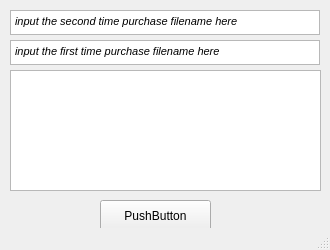
<?xml version="1.0" encoding="UTF-8"?>
<ui version="4.0">
 <class>MainWindow</class>
 <widget class="QMainWindow" name="MainWindow">
  <property name="geometry">
   <rect>
    <x>0</x>
    <y>0</y>
    <width>330</width>
    <height>250</height>
   </rect>
  </property>
  <property name="minimumSize">
   <size>
    <width>330</width>
    <height>250</height>
   </size>
  </property>
  <property name="maximumSize">
   <size>
    <width>330</width>
    <height>251</height>
   </size>
  </property>
  <property name="windowTitle">
   <string>MainWindow</string>
  </property>
  <widget class="QWidget" name="centralwidget">
   <property name="minimumSize">
    <size>
     <width>330</width>
     <height>190</height>
    </size>
   </property>
   <property name="maximumSize">
    <size>
     <width>330</width>
     <height>250</height>
    </size>
   </property>
   <widget class="QTextEdit" name="textEdit">
    <property name="geometry">
     <rect>
      <x>10</x>
      <y>10</y>
      <width>310</width>
      <height>25</height>
     </rect>
    </property>
    <property name="html">
     <string>&lt;!DOCTYPE HTML PUBLIC &quot;-//W3C//DTD HTML 4.0//EN&quot; &quot;http://www.w3.org/TR/REC-html40/strict.dtd&quot;&gt;
&lt;html&gt;&lt;head&gt;&lt;meta name=&quot;qrichtext&quot; content=&quot;1&quot; /&gt;&lt;style type=&quot;text/css&quot;&gt;
p, li { white-space: pre-wrap; }
&lt;/style&gt;&lt;/head&gt;&lt;body style=&quot; font-family:'MS Shell Dlg 2'; font-size:8.25pt; font-weight:400; font-style:normal;&quot;&gt;
&lt;p style=&quot; margin-top:0px; margin-bottom:0px; margin-left:0px; margin-right:0px; -qt-block-indent:0; text-indent:0px;&quot;&gt;&lt;span style=&quot; font-style:italic;&quot;&gt;input the second time purchase filename here&lt;/span&gt;&lt;/p&gt;&lt;/body&gt;&lt;/html&gt;</string>
    </property>
   </widget>
   <widget class="QTextEdit" name="textEdit_2">
    <property name="geometry">
     <rect>
      <x>10</x>
      <y>40</y>
      <width>310</width>
      <height>25</height>
     </rect>
    </property>
    <property name="html">
     <string>&lt;!DOCTYPE HTML PUBLIC &quot;-//W3C//DTD HTML 4.0//EN&quot; &quot;http://www.w3.org/TR/REC-html40/strict.dtd&quot;&gt;
&lt;html&gt;&lt;head&gt;&lt;meta name=&quot;qrichtext&quot; content=&quot;1&quot; /&gt;&lt;style type=&quot;text/css&quot;&gt;
p, li { white-space: pre-wrap; }
&lt;/style&gt;&lt;/head&gt;&lt;body style=&quot; font-family:'MS Shell Dlg 2'; font-size:8.25pt; font-weight:400; font-style:normal;&quot;&gt;
&lt;p style=&quot; margin-top:0px; margin-bottom:0px; margin-left:0px; margin-right:0px; -qt-block-indent:0; text-indent:0px;&quot;&gt;&lt;span style=&quot; font-style:italic;&quot;&gt;input the first time purchase filename here&lt;/span&gt;&lt;/p&gt;&lt;/body&gt;&lt;/html&gt;</string>
    </property>
   </widget>
   <widget class="QPushButton" name="pushButton">
    <property name="geometry">
     <rect>
      <x>100</x>
      <y>200</y>
      <width>111</width>
      <height>31</height>
     </rect>
    </property>
    <property name="text">
     <string>PushButton</string>
    </property>
   </widget>
   <widget class="QTextBrowser" name="textBrowser">
    <property name="geometry">
     <rect>
      <x>10</x>
      <y>70</y>
      <width>311</width>
      <height>121</height>
     </rect>
    </property>
   </widget>
  </widget>
  <widget class="QStatusBar" name="statusbar"/>
 </widget>
 <resources/>
 <connections>
  <connection>
   <sender>pushButton</sender>
   <signal>clicked()</signal>
   <receiver>MainWindow</receiver>
   <slot>calculation()</slot>
   <hints>
    <hint type="sourcelabel">
     <x>184</x>
     <y>189</y>
    </hint>
    <hint type="destinationlabel">
     <x>228</x>
     <y>189</y>
    </hint>
   </hints>
  </connection>
 </connections>
 <slots>
  <slot>calculation()</slot>
 </slots>
</ui>
